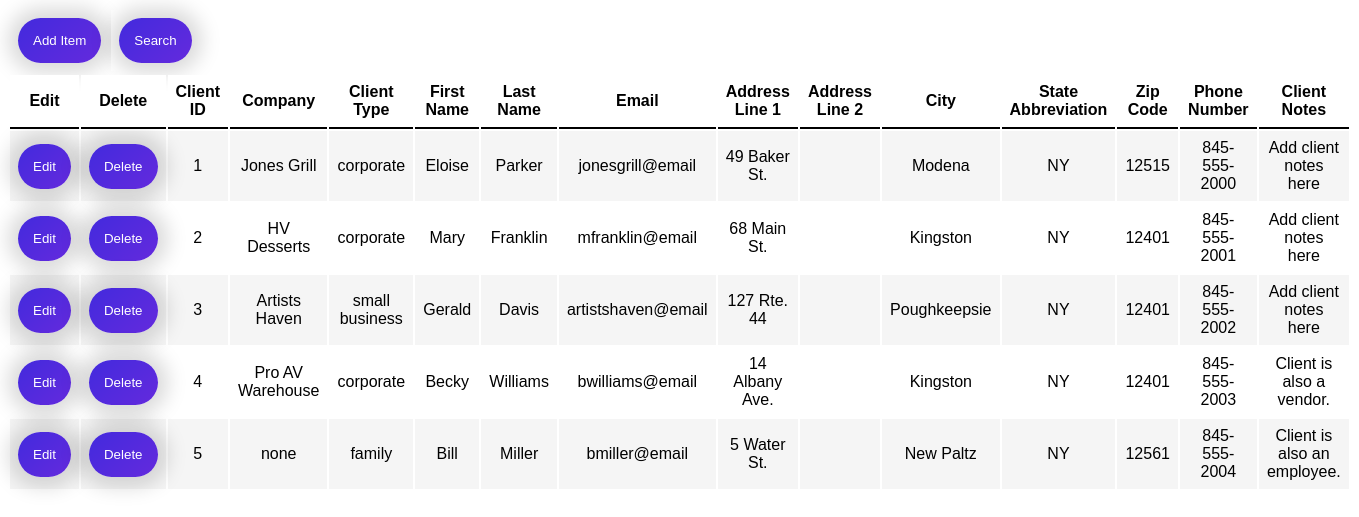
/clients.php, run on the app's committed database.
### tables this page shows
CREATE TABLE `client` (
  `client_ID` int(11) NOT NULL,
  `company` varchar(50) NOT NULL,
  `client_type` varchar(25) NOT NULL,
  `first_name` varchar(25) NOT NULL,
  `last_name` varchar(25) NOT NULL,
  `email` varchar(100) NOT NULL,
  `address_line1` varchar(50) NOT NULL,
  `address_line2` varchar(50) NOT NULL,
  `city` varchar(50) NOT NULL,
  `state_abbr` varchar(2) NOT NULL,
  `zip_code` varchar(10) NOT NULL,
  `phone` varchar(15) NOT NULL,
  `is_inactive` tinyint(1) NOT NULL,
  `client_notes` text NOT NULL
);

### classes/clientSearch-contr.classes.php (called while the page is built, shortened)
<?php
class clientSearchContr extends clientSearch {
    private $searchType;
    private $searchContent;
    public function __construct($searchType, $searchContent)
    {
        if($searchType == "Company"){
            $searchType = "company_name";
        } else if($searchType == "Client Type"){
            $searchType = "client_type";
        } else if($searchType == "First Name"){
            $searchType = "first_name";
        } else if($searchType == "Last Name"){
            $searchType = "last_name";
        } else if($searchType == "Email"){
            $searchType = "email";
        } else if($searchType == "Address Line 1"){
            $searchType = "address_line1";
        } else if($searchType == "Address Line 2"){
            $searchType = "address_line2";
        } else if($searchType == "City"){
            $searchType = "city";
        } else if($searchType == "State Abbreviation"){
            $searchType = "state_abbr";
        } else if($searchType == "Zip Code"){
            $searchType = "zip_code";
        } else if($searchType == "Phone Number"){
            $searchType = "phone";
        } else if($searchType == "Client Notes") {
                $searchType = "client_notes";
        } else {
            $searchType = " ";
        }
        $this->searchType = $searchType;
        $this->searchContent = $searchContent;
    }
    public function searchClients() {
        $this->getClients($this->searchType, $this->searchContent);
    }
}

### includes/clientSearch.inc.php (called while the page is built, shortened)
<?php
    include "classes/clientSearch.classes.php";
    include "classes/clientSearch-contr.classes.php";
    $searchProduct = new clientSearchContr($searchType, $searchContent);
    $searchProduct-> searchClients($searchType, $searchContent);

### classes/clientSearch.classes.php (the view, shortened to what this page needs)
<?php
class clientSearch extends Dbh {
    protected function getClients($searchType, $searchContent) {
        $stmt = $this->connect();
        $getData = $stmt->query($_SESSION["searchTypeInput_client"]);
        foreach($getData as $row){
            if($row['is_inactive'] == 0){
                echo "<tr  class = 'inventoryItem'>";
                $p_client_ID = "'".$row['client_ID']."'";
                $p_company = "'".$row['company']."'";
                $p_client_type= "'".$row['client_type']."'";
                $p_first_name = "'".$row['first_name']."'";
                $p_last_name = "'".$row['last_name']."'";
                $p_email = "'".$row['email']."'";
                $p_address_line1 = "'".$row['address_line1']."'";
                $p_address_line2 = "'".$row['address_line2']."'";
                $p_city = "'".$row['city']."'";
                $p_state_abbr = "'".$row['state_abbr']."'";
                $p_zip_code = "'".$row['zip_code']."'";
                $p_phone = "'".$row['phone']."'";
                $p_client_notes = "'".$row['client_notes']."'";
                printf('<td><button type="button" onclick="editPane_client(%s,%s, %s,%s,%s,%s,%s,%s,%s,%s,%s,%s,%s)">Edit</button>',$p_client_ID,$p_company,$p_client_type,$p_first_name,$p_last_name,$p_email,$p_address_line1,$p_address_line2,$p_city,$p_state_abbr,$p_zip_code,$p_phone,$p_client_notes);
                echo "<form name='remove' action='./includes/clientRemove.inc.php' method='post'>";
                echo "<td><label for 'Delete button'><button type='submit' name='submit' value='submit'>Delete</button></label>";
                echo "</form>";
                echo "<td> {$row['client_ID']} </td>";
                echo "<td> {$row['company']} </td>";
                echo "<td> {$row['client_type']} </td>";
                echo "<td> {$row['first_name']} </td>";
                echo "<td> {$row['last_name']} </td>";
                echo "<td> {$row['email']} </td>";
                echo "<td> {$row['address_line1']} </td>";
                echo "<td> {$row['address_line2']} </td>";
                echo "<td> {$row['city']} </td>";
                echo "<td> {$row['state_abbr']} </td>";
                echo "<td> {$row['zip_code']} </td>";
                echo "<td> {$row['phone']} </td>";
                echo "<td> {$row['client_notes']} </td>";
                echo "</tr>";
            }
        }
    }
}

### css/homePage.css (style rules this page uses)
html, body { height: 100%; }

### css/inventoryStyle.css (style rules this page uses)
html { font-family: sans-serif; }
.inventoryItem { margin: 25px; }
.inventoryItem:nth-child(even) { background-color: rgb(245, 245, 245); }
button { text-align: center; }
button,input[type="submit"] { border: none; padding: 15px; border-radius: 100px; background: linear-gradient(135.76deg, #452ADD 7.5%, #602add 88.59%); color: rgb(255, 255, 255); box-shadow: 0px 0px 20px 10px rgba(0, 0, 0, 0.15); transition: padding 0.5s, font-weight 0.5s; }

### data on the page
client: client_ID "1", company "Jones Grill", client_type "corporate", first_name "Eloise", last_name "Parker", email "jonesgrill@email", address_line1 "49 Baker St.", city "Modena", state_abbr "NY", zip_code "12515", phone "845-555-2000", client_notes "Add client notes here"
client: client_ID "2", company "HV Desserts", client_type "corporate", first_name "Mary", last_name "Franklin", email "mfranklin@email", address_line1 "68 Main St.", city "Kingston", state_abbr "NY", zip_code "12401", phone "845-555-2001", client_notes "Add client notes here"
client: client_ID "3", company "Artists Haven", client_type "small business", first_name "Gerald", last_name "Davis", email "artistshaven@email", address_line1 "127 Rte. 44", city "Poughkeepsie", state_abbr "NY", zip_code "12401", phone "845-555-2002", client_notes "Add client notes here"
client: client_ID "4", company "Pro AV Warehouse", client_type "corporate", first_name "Becky", last_name "Williams", email "bwilliams@email", address_line1 "14 Albany Ave.", city "Kingston", state_abbr "NY", zip_code "12401", phone "845-555-2003", client_notes "Client is also a vendor."
client: client_ID "5", company "none", client_type "family", first_name "Bill", last_name "Miller", email "bmiller@email", address_line1 "5 Water St.", city "New Paltz", state_abbr "NY", zip_code "12561", phone "845-555-2004", client_notes "Client is also an employee."
